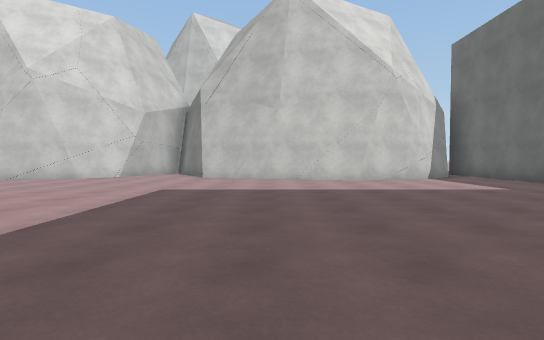
View 1 (above)

22 first-person views from a walk through a Unity game level. The camera is 1.2 m above the floor, tilts 2° down and sees 80° across. The floor is counted in squares, 2 m on a side. Each view is taken from the middle of a square. On the plan, view 1 faces up. The plan holds only what a view shows up to about 10 squares ahead; the rest is blank. The place goes on beyond the plan. Some animated figures are left out. Surface patterns are stand-ins for the level's own textures.

View 2
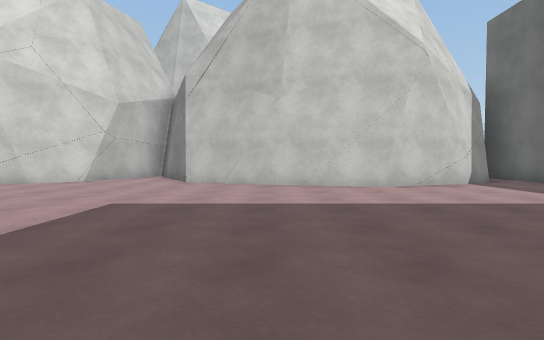

View 3
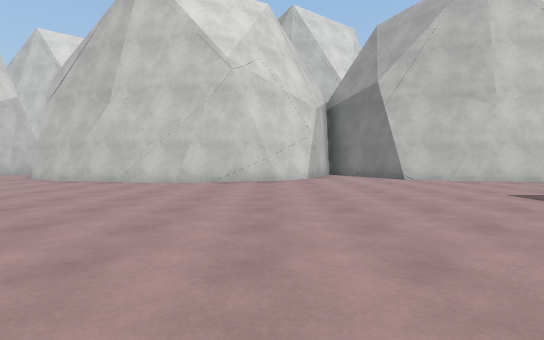

View 4
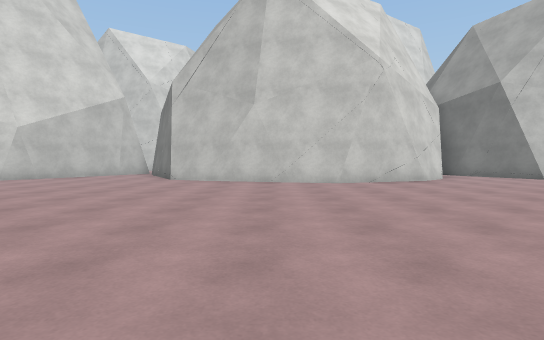

View 5
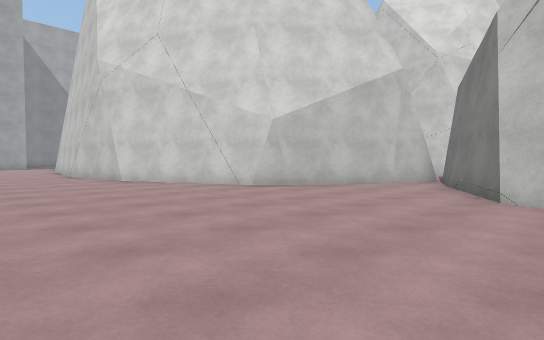

View 6
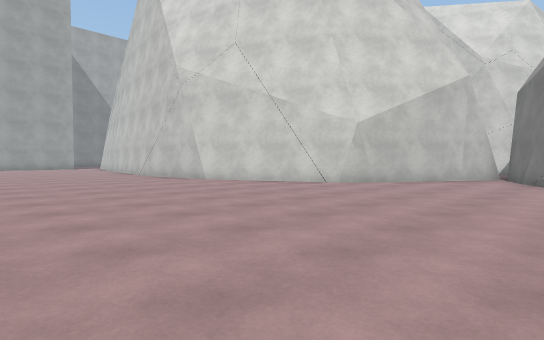

View 7
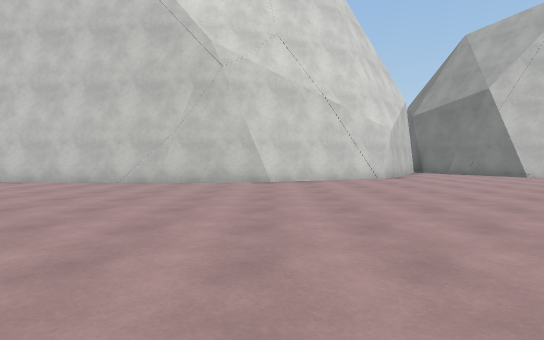

View 8
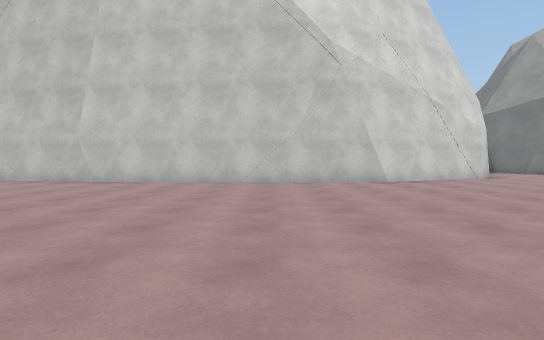

View 9
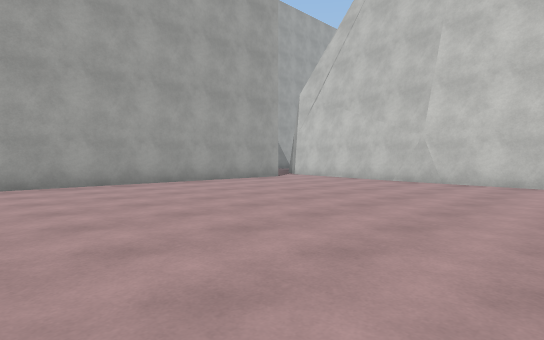

View 10
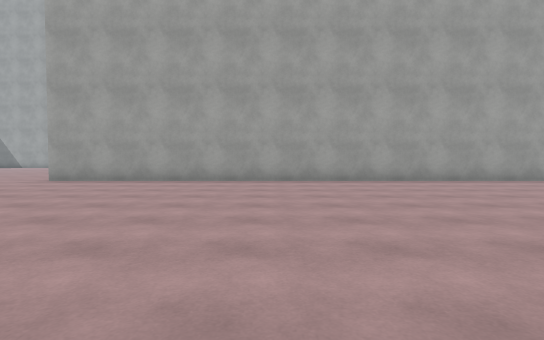

View 11
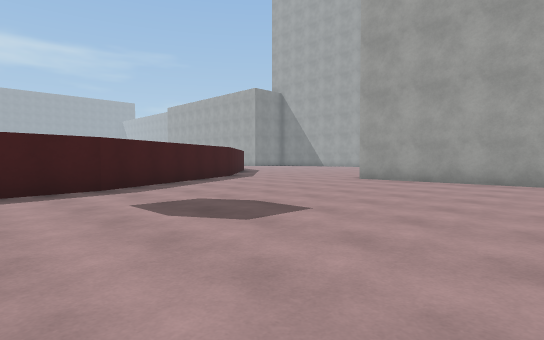

View 12
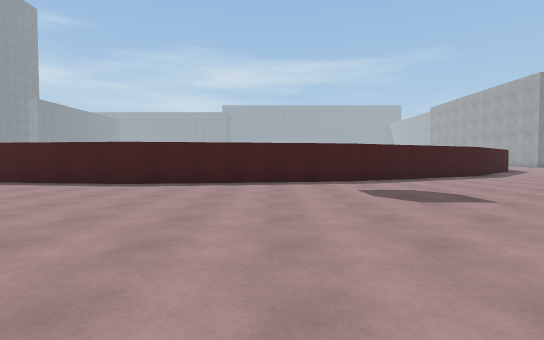

View 13
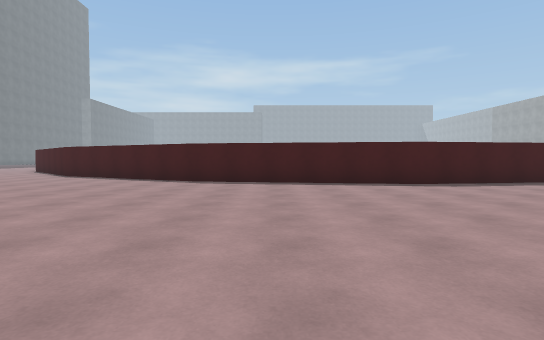

View 14
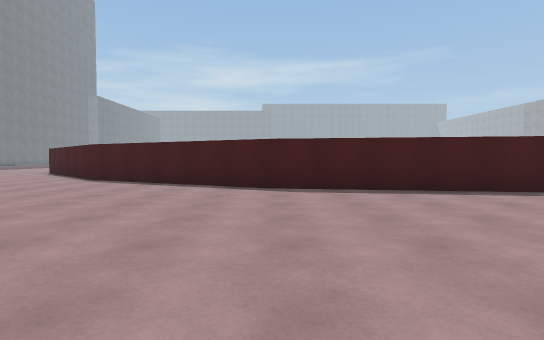

View 15
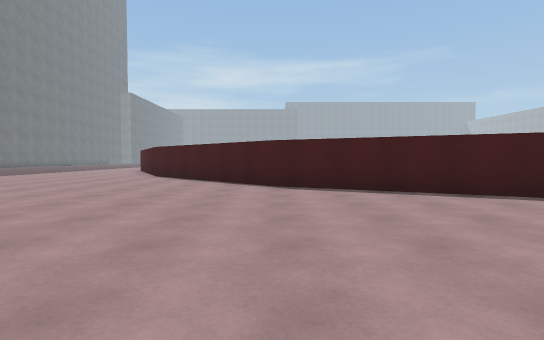

View 16
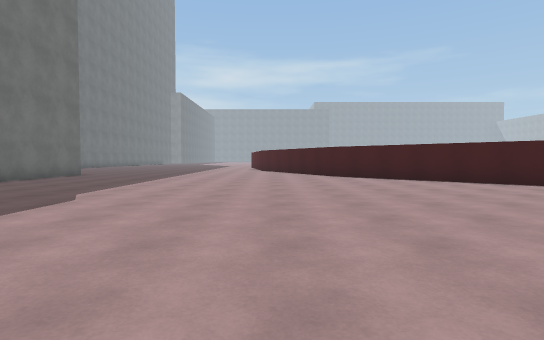

View 17
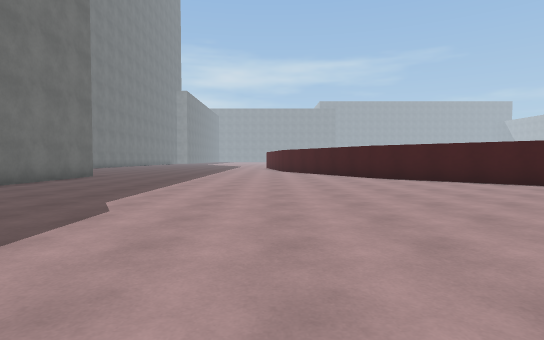

View 18
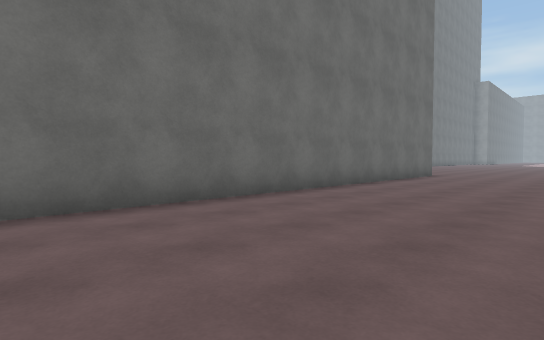

View 19
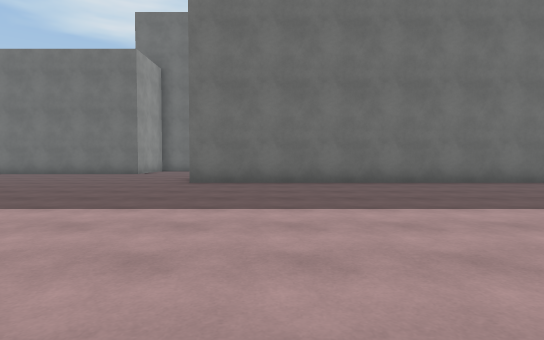

View 20
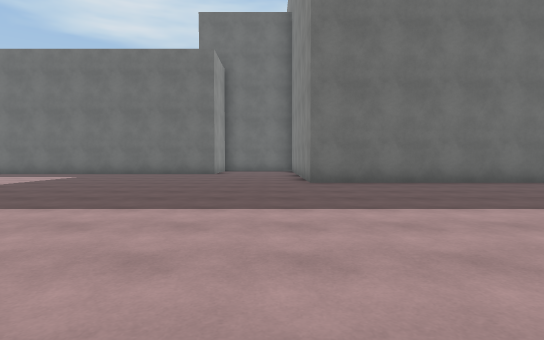

View 21
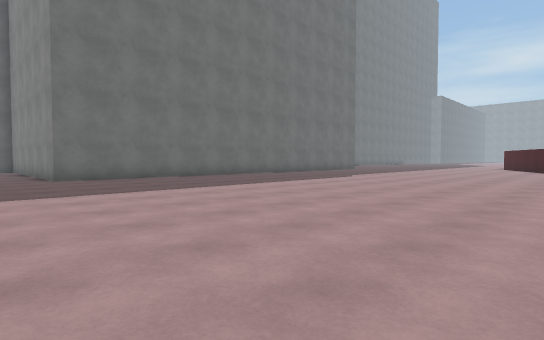

View 22
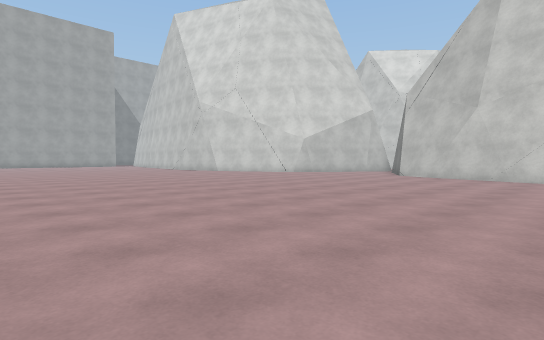

### Floor plan
Points are (right, up) in squares from view 1. A wall is a line through its corners. A room is listed if a view was taken in it or the views show most of it. See-through windows are left out.
Room 1 (views 1, 2, 3, 4, 5, 6, 7, 8, 9, 10, 11, 12, 13, 14, 15, 16, 17, 18, 19, 20, 21, 22)
walls: (-11.3, 9.8) (-12.5, 10.3); (-8, 9) (-11.8, 9.8); (-12.6, 10.4) (-13, 10.6) (-14.2, 12.5); (-16.9, 10.6) (-17.4, 10.1) (-21.4, 8.2); (-21.1, 8.3) (-23.8, 7.9) (-24.5, 8.1); (-5.8, 9.8) (-8.4, 8.9); (-23.4, 7.9) (-29.9, 8.6); (-15.8, 12.5) (-17.2, 10.1); (-4.8, 10.9) (-6.1, 9.7); (-4.3, 12) (-5, 10.6); (-2.2, 10.4) (-3.2, 12); (-0.5, 9.8) (-1.6, 10.2); (2.6, 8.9) (-1, 9.9); (2.6, 9.1) (1.4, 9.3); (-29.4, 8.5) (-31.7, 9.1); (-30.8, -10.4) (-27, -8.5) (-21.5, -7.6) (-16, -8.5) (-11, -11.1) (-7, -15); (2, -15) (2, -1) (4.2, -1); (-33.7, 6.5) (-33.7, -7); (5.9, 10.9) (4.7, 9.7) (2.3, 8.9)
low walls: (-11.7, 9.8) (-12.6, 10.2); (-0.8, 9.7) (-1.5, 10)

Where each view was taken, in squares from view 1:
view 1: 0 up, 0 right, facing up
view 2: 2 up, 0 right, facing up
view 3: 1 up, 6 left, facing up
view 4: 1 up, 10 left, facing up
view 5: 5 up, 12 left, facing up-left
view 6: 3 up, 13 left, facing up-left
view 7: 0 up, 21 left, facing up
view 8: 0 up, 24 left, facing up
view 9: 0 up, 26 left, facing up-left
view 10: 1 down, 25 left, facing left
view 11: 2 down, 25 left, facing down-left
view 12: 0 up, 25 left, facing down
view 13: 0 up, 18 left, facing down
view 14: 2 down, 16 left, facing down
view 15: 4 down, 11 left, facing down
view 16: 4 down, 5 left, facing down
view 17: 5 down, 4 left, facing down
view 18: 4 down, 2 left, facing down-right
view 19: 3 down, 6 left, facing right
view 20: 0 up, 6 left, facing right
view 21: 1 up, 8 left, facing down-right
view 22: 1 down, 8 left, facing up-left
